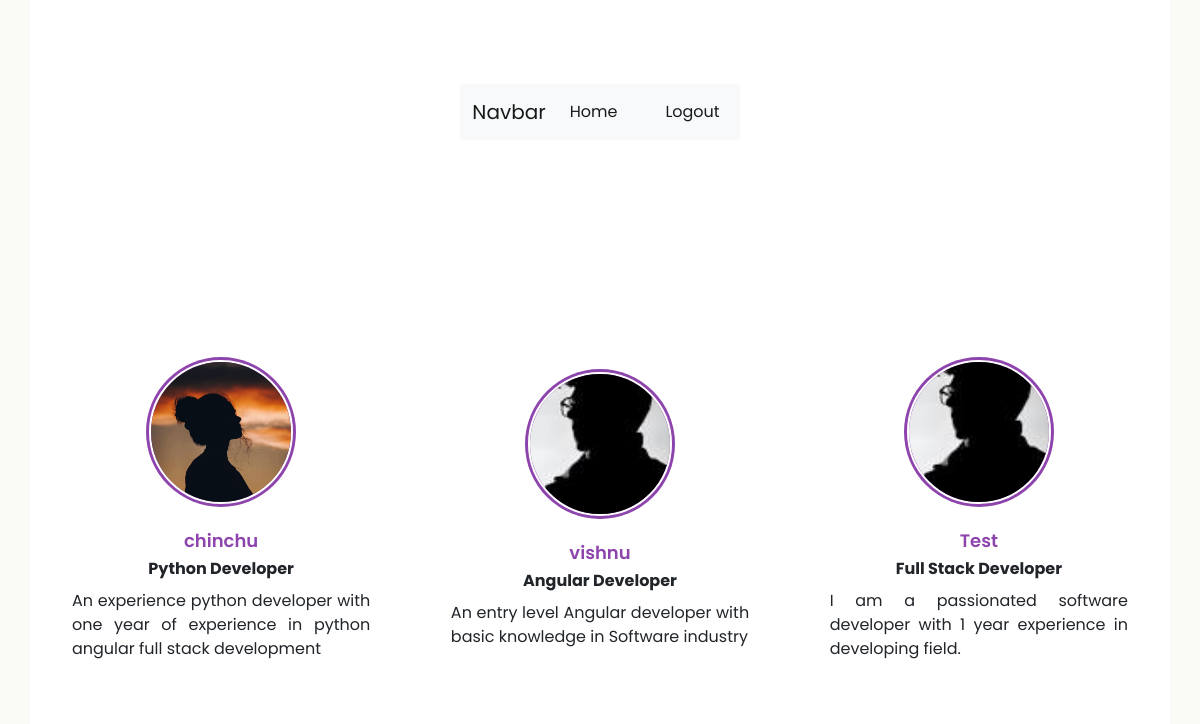
The app's page /employe/all (signed in) with its own data.
### emastersystem/models.py (models this page shows)
class Employee(models.Model):
    about=models.CharField(max_length=120)
    designation = models.CharField(max_length=80)
    company= models.CharField(max_length=120,null=True)
    yearofexperience = models.PositiveIntegerField(null=True)
    description=models.CharField(max_length=150,null=True)
    image= models.ImageField(upload_to='profilepics', null=True)
    phone = models.CharField(max_length=20)
    date_of_birth = models.DateField(null=True)
    options = (
        ('male', 'male'),
        ('female', 'female'),
        ('other', 'other')
    )
    gender = models.CharField(max_length=12, choices=options, default='male')
    address=models.CharField(max_length=120)
    user = models.OneToOneField(User, on_delete=models.CASCADE, related_name='users')

### emastersystem/views.py (the view)
# urls.py: path('all',views.EmployeeListView.as_view(),name='emp_list'),
@method_decorator(signin_required,name='dispatch')
class EmployeeListView(CreateView):
    model = User
    form_class = UserRegistrationForm
    template_name = 'employelist.html'
    success_url = reverse_lazy('emp_list')
    def get_context_data(self, **kwargs):
        context=super().get_context_data(**kwargs)
        employe=Employee.objects.all()
        context['employe']=employe
        return context

### emastersystem/views.py (called while the page is built)
def signin_required(fuctn):
    def wrapper(request,*args,**kwargs):
        if request.user.is_authenticated:
            return fuctn(request,*args,**kwargs)
        else:
            messages.error(request,'Sigin First')
            return  redirect('login')
    return wrapper

### emastersystem/templates/employelist.html (shortened to what this page needs)
<!DOCTYPE html>
{%load static%}
<html lang="en" dir="ltr">
  <head>
    <link rel="stylesheet" href="{%static 'css/employelist.css'%}">
    <link rel="stylesheet" href="https://cdnjs.cloudflare.com/ajax/libs/font-awesome/5.15.2/css/all.min.css"/>
    <link href="https://cdn.jsdelivr.net/npm/bootstrap@5.0.2/dist/css/bootstrap.min.css" rel="stylesheet">
  </head>
  <body>
  <nav class="navbar navbar-expand-lg navbar-light bg-light">
  <div class="container-fluid">
    <a class="navbar-brand" href="#">Navbar</a>
    <div class="collapse navbar-collapse" id="navbarTogglerDemo02">
      <ul class="navbar-nav me-auto mb-2 mb-lg-0">
        <li class="nav-item">
          <a class="nav-link active" aria-current="page" href="{%url 'viewprofile'%}">Home</a>
        </li>
        <li class="nav-item">
          <a class="nav-link" href="#"></a>
        </li>
        <li class="nav-item">
          <a class="nav-link disabled" href="#" tabindex="-1" aria-disabled="true"></a>
        </li>
        <li class="nav-item">
          <a class="nav-link active" aria-current="page" href="{%url 'signout'%}">Logout</a>
        </li>
      </ul>
    </div>
  </div>
</nav>
    <div class="container">
      {%for emp in employe%}
      <div class="box">
      <div class="image">
        <img src="{{emp.user.users.image.url}}">
        </div>
        <div class="name_job">{{emp.user.first_name}}</div>
        <div class="rating">
        <b>{{emp.user.users.designation}}</b>
        </div>
        <p> {{emp.user.users.about}}</p>
      </div>
      {%endfor%}
    </div>
      </body>
</html>

### emastersystem/static/css/employelist.css (style rules this page uses)
* { margin: 0px; padding: 0px; box-sizing: border-box; font-family: 'Poppins', sans-serif; }
html,body { display: grid; height: 100%; place-items: center; background: #fafaf7; }
.container { max-width: 1100px; display: flex; justify-content: space-between; align-items: center; flex-wrap: wrap; padding: 20px; }
.container .box { width: calc(33% - 10px); background: #fff; display: flex; flex-direction: column; justify-content: center; align-items: center; padding: 20px 30px; border-radius: 5px; }
.container .box .image { margin: 10px 0; height: 150px; width: 150px; background: #8e44ad; padding: 3px; border-radius: 50%; }
.box .image img { height: 100%; width: 100%; border-radius: 50%; object-fit: cover; border: 2px solid #fff; }
.box p { text-align: justify; margin-top: 8px; font-size: 16px; font-weight: 400; }
.box .name_job { margin: 10px 0 3px 0; color: #8e44ad; font-size: 18px; font-weight: 600; }

### records on screen
Employee: user.users.image (picture), user.first_name "chinchu", user.users.designation "Python Developer", user.users.about "An experience python developer with one year of experience in python angular full stack development"
Employee: user.users.image (picture), user.first_name "vishnu", user.users.designation "Angular Developer", user.users.about "An entry level Angular developer with basic knowledge in Software industry"
Employee: user.users.image (picture), user.first_name "Test", user.users.designation "Full Stack Developer", user.users.about "I am a passionated software developer with 1 year experience in developing field."
